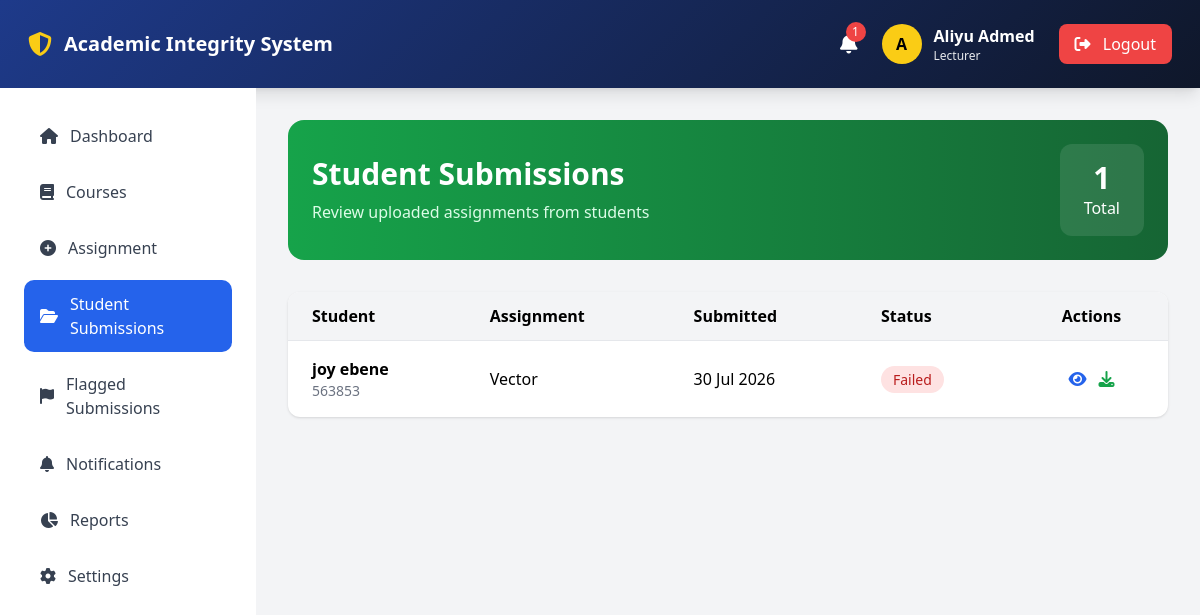
Screenshot of /lecturers/submissions (signed in) with the database file from the repository.
### app/models.py (models this page shows, shortened)
class User(UserMixin, db.Model):
    __tablename__ = 'users'
    id = db.Column(db.Integer, primary_key=True)
    username = db.Column(db.String(50), unique=True, nullable=False)
    email = db.Column(db.String(100), unique=True, nullable=False)
    password_hash = db.Column(db.String(255), nullable=False)
    first_name = db.Column(db.String(50), nullable=False)
    last_name = db.Column(db.String(50), nullable=False)
    role = db.Column(db.String(20), default='student')
    department = db.Column(db.String(100))
    faculty = db.Column(db.String(100))
    created_at = db.Column(db.DateTime, default=datetime.utcnow)
    updated_at = db.Column(db.DateTime, default=datetime.utcnow, onupdate=datetime.utcnow)
    last_login = db.Column(db.DateTime)
    is_active = db.Column(db.Boolean, default=True)
    student_profile = db.relationship('Student', backref='user', uselist=False, cascade='all, delete-orphan')
    lecturer_profile = db.relationship('Lecturer', backref='user', uselist=False, cascade='all, delete-orphan')
    @property
    def full_name(self):
        return f"{self.first_name} {self.last_name}"

class Submission(db.Model):
    __tablename__ = 'submissions'
    id = db.Column(db.Integer, primary_key=True)
    assignment_id = db.Column(
        db.Integer,
        db.ForeignKey('assignments.id'),
        nullable=False
    )
    student_id = db.Column(
        db.Integer,
        db.ForeignKey('students.id'),
        nullable=False
    )
    file_path = db.Column(db.String(500), nullable=False)
    original_filename = db.Column(db.String(255))
    comments = db.Column(db.Text)
    status = db.Column(
        db.String(30),
        default='processing'
    )
    submitted_at = db.Column(
        db.DateTime,
        default=datetime.utcnow
    )
    student = db.relationship(
        'Student',
        backref=db.backref('submissions', lazy=True)
    )
    analysis = db.relationship(
        'AIAnalysis',
        backref='submission',
        uselist=False,
        cascade='all, delete-orphan'
    )
    suspicious = db.relationship(
        'SuspiciousSubmission',
        backref='submission',
        uselist=False,
        cascade='all, delete-orphan'
    )

class Student(db.Model):
    __tablename__ = 'students'
    id = db.Column(db.Integer, primary_key=True)
    user_id = db.Column(db.Integer, db.ForeignKey('users.id'), nullable=False)
    matric_number = db.Column(db.String(20), unique=True, nullable=False)
    level = db.Column(db.Integer)
    program = db.Column(db.String(100))
    advisor_id = db.Column(db.Integer, db.ForeignKey('lecturers.id'))

class Assignment(db.Model):
    __tablename__ = 'assignments'
    id = db.Column(db.Integer, primary_key=True)
    title = db.Column(db.String(200), nullable=False)
    description = db.Column(db.Text)
    due_date = db.Column(db.DateTime)
    is_active = db.Column(db.Boolean, default=True)
    course_id = db.Column(
        db.Integer,
        db.ForeignKey('courses.id'),
        nullable=False
    )
    created_at = db.Column(
        db.DateTime,
        default=datetime.utcnow
    )
    submissions = db.relationship(
        'Submission',
        backref='assignment',
        lazy=True,
        cascade='all, delete-orphan'
    )

### app/lecturers/routes.py (the view)
@lecturers_bp.route("/submissions")
@login_required
def submissions():
    if current_user.role != "lecturer":
        flash("Access denied.", "danger")
        return redirect(url_for("auth.login"))
    submissions = Submission.query.order_by(
        Submission.submitted_at.desc()
    ).all()
    return render_template(
        "lecturers/submissions.html",
        submissions=submissions
    )

### app/__init__.py (called while the page is built)
@login_manager.user_loader
def load_user(user_id):
    from app.models import User
    return User.query.get(int(user_id))

### app/templates/lecturers/submissions.html (shortened to what this page needs)
{% extends "base.html" %}
{% block content %}
<div class="space-y-8">
    <div class="bg-gradient-to-r from-green-600 to-green-800 rounded-2xl p-6 text-white">
        <div class="flex justify-between items-center">
            <div>
                <h1 class="text-3xl font-bold">
                    Student Submissions
                </h1>
                <p class="text-green-100 mt-2">
                    Review uploaded assignments from students
                </p>
            </div>
            <div class="bg-white/10 rounded-xl px-6 py-4 text-center">
                <p class="text-3xl font-bold">
                    {{ submissions|length }}
                </p>
                <p>Total</p>
            </div>
        </div>
    </div>
    <div class="bg-white rounded-xl shadow overflow-hidden">
        <table class="min-w-full">
            <thead class="bg-gray-100">
                <tr>
                    <th class="px-6 py-3 text-left">Student</th>
                    <th class="px-6 py-3 text-left">Assignment</th>
                    <th class="px-6 py-3 text-left">Submitted</th>
                    <th class="px-6 py-3 text-left">Status</th>
                    <th class="px-6 py-3 text-center">Actions</th>
                </tr>
            </thead>
            <tbody>
            {% for submission in submissions %}
                <tr class="border-t hover:bg-gray-50">
                    <td class="px-6 py-4">
                        <div>
                            <p class="font-semibold">
                                {{ submission.student.user.full_name }}
                            </p>
                            <p class="text-sm text-gray-500">
                                {{ submission.student.matric_number }}
                            </p>
                        </div>
                    </td>
                    <td class="px-6 py-4">
                        {{ submission.assignment.title }}
                    </td>
                    <td class="px-6 py-4">
                        {{ submission.submitted_at.strftime("%d %b %Y") }}
                    </td>
                    <td class="px-6 py-4">
                        {% if submission.status=="completed" %}
                        <span class="bg-green-100 text-green-700 px-3 py-1 rounded-full text-sm">
                            Completed
                        </span>
                        {% elif submission.status=="processing" %}
                        <span class="bg-yellow-100 text-yellow-700 px-3 py-1 rounded-full text-sm">
                            Processing
                        </span>
                        {% else %}
                        <span class="bg-red-100 text-red-700 px-3 py-1 rounded-full text-sm">
                            Failed
                        </span>
                        {% endif %}
                    </td>
                    <td class="px-6 py-4 text-center">
                        <div class="flex justify-center gap-3">
                            <a href="{{ url_for('lecturers.view_submission',
                                id=submission.id) }}"
                                class="text-blue-600 hover:text-blue-800">
                                <i class="fas fa-eye"></i>
                            </a>
                            <a href="{{ url_for('students.download_submission',
                                id=submission.id) }}"
                                class="text-green-600 hover:text-green-800">
                                <i class="fas fa-download"></i>
                            </a>
                        </div>
                    </td>
                </tr>
            {% endfor %}
            </tbody>
        </table>
    </div>
</div>
{% endblock %}

### app/templates/includes/navbar.html (shortened to what this page needs)
<nav class="gradient-bg shadow-lg p-2 md:p-3">
    <div class="px-4 h-16 flex justify-between items-center">
        <div class="flex items-center gap-3">
            <i class="fas fa-shield-alt text-yellow-400 text-2xl"></i>
            <span class="text-white text-xl font-bold">
                Academic Integrity System
            </span>
        </div>
        {% if current_user.is_authenticated %}
        <div class="flex items-center gap-6">
            <a href="{{ url_for('notifications.index') }}"
               class="relative text-white hover:text-yellow-400">
                <i class="fas fa-bell text-xl"></i>
                {% if current_user.notifications %}
                <span class="absolute -top-2 -right-2
                bg-red-500 text-white text-xs
                rounded-full h-5 w-5
                flex items-center justify-center">
                    {{ current_user.notifications|length }}
                </span>
                {% endif %}
            </a>
            <div class="flex items-center gap-3">
                <div class="h-10 w-10 rounded-full
                bg-yellow-400 text-black
                flex items-center justify-center
                font-bold">
                    {{ current_user.first_name[0] }}
                </div>
                <div class="text-white">
                    <p class="font-semibold">
                        {{ current_user.full_name }}
                    </p>
                    <p class="text-xs text-gray-200">
                        {{ current_user.role|title }}
                    </p>
                </div>
            </div>
            <a href="{{ url_for('auth.logout') }}"
               class="bg-red-500 hover:bg-red-600
               px-4 py-2 rounded-lg text-white">
                <i class="fas fa-sign-out-alt mr-2"></i>
                Logout
            </a>
        </div>
        {% endif %}
    </div>
</nav>

### app/templates/base.html (style rules this page uses)
.gradient-bg { background: linear-gradient(135deg, #1e3a8a, #0f172a); }

### rows the page displays
User: first_name "A", full_name "Aliyu Admed", role "Lecturer"
Submission: student.user.full_name "joy ebene", student.matric_number "563853", assignment "Vector", submitted_at "30 Jul 2026", status "Failed"

### other values shown
{{ current_user.notifications|length }} "1"
{{ submissions|length }} "1"
